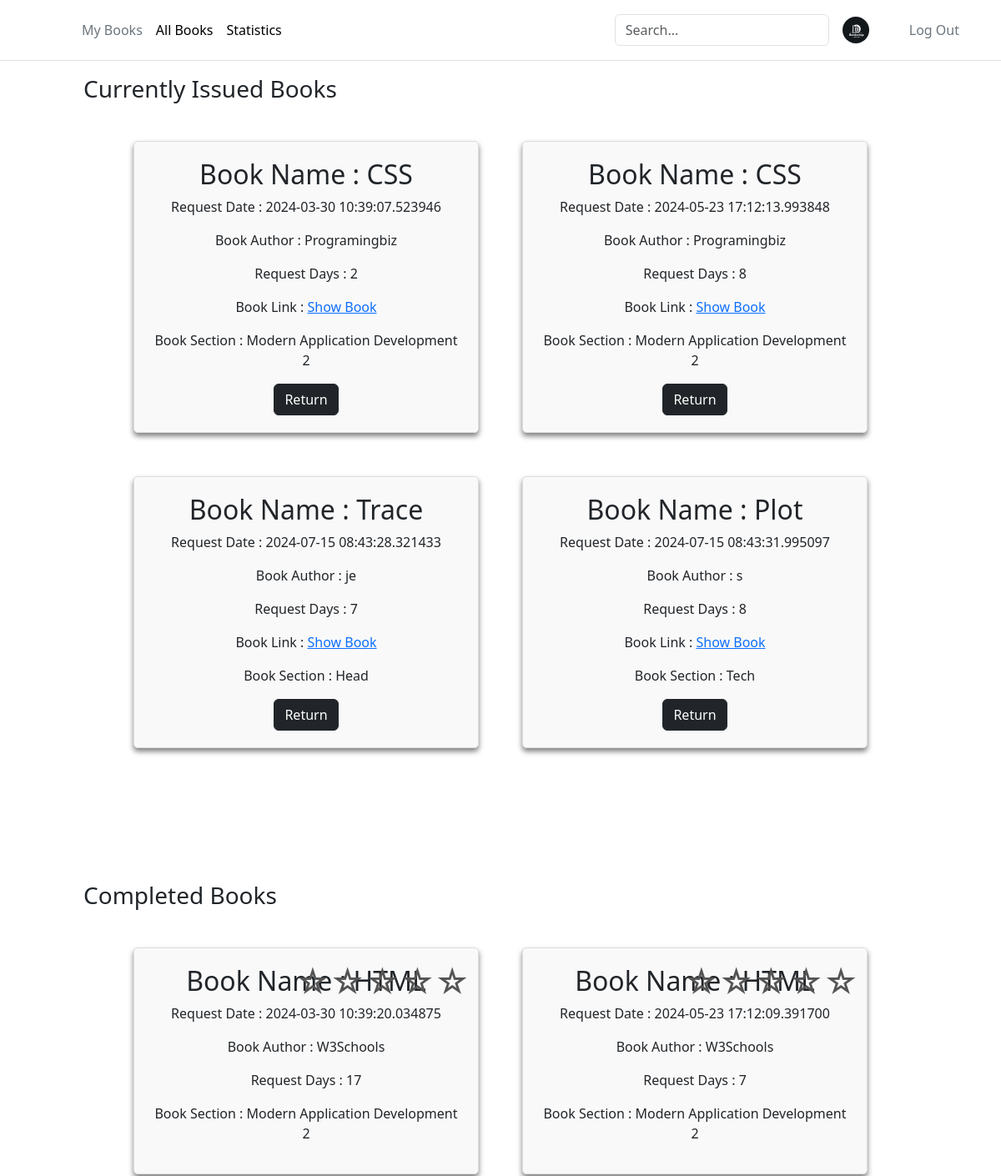
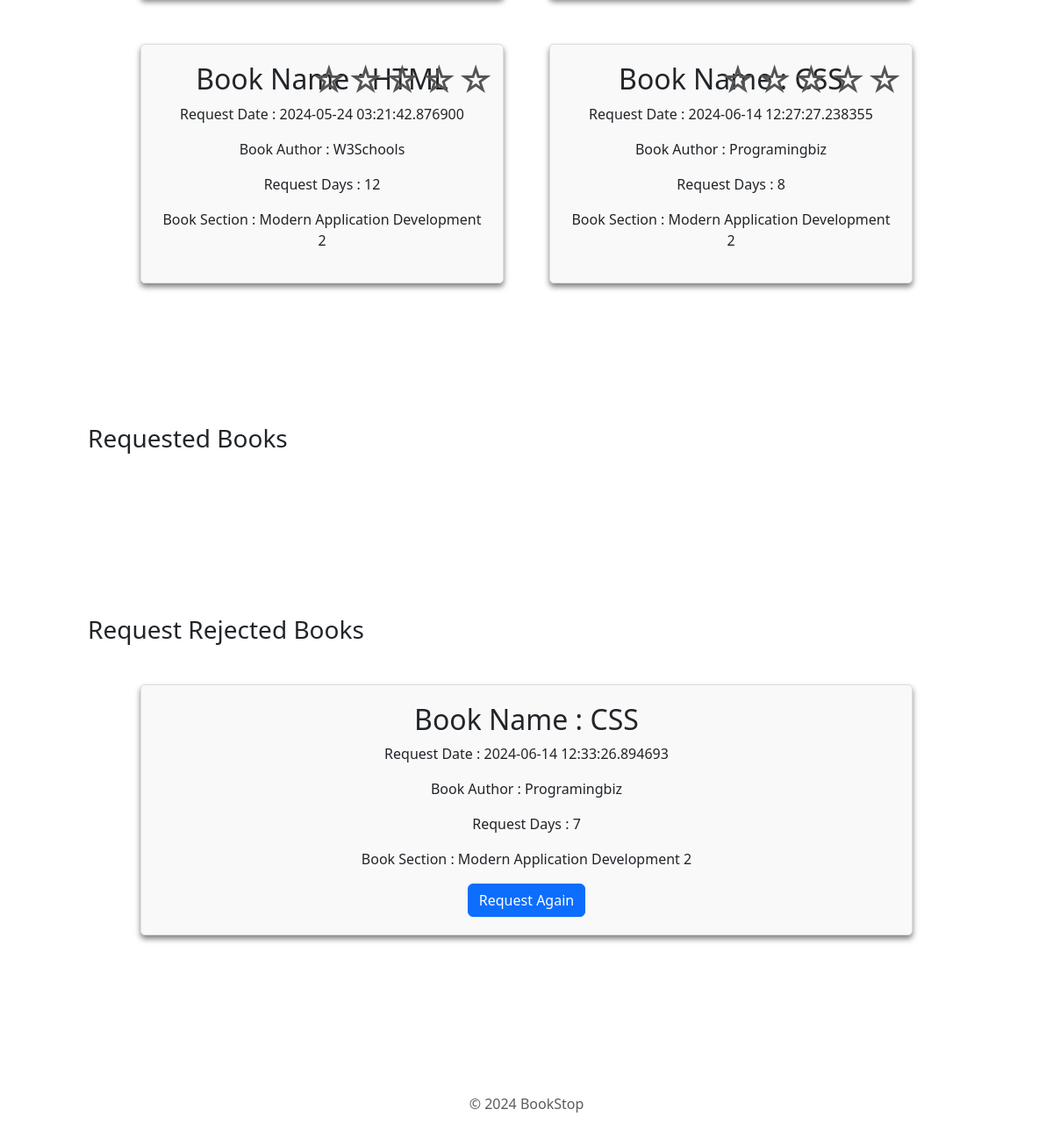
The page /myBooks (signed in) on the database its author committed (2 pictures, top to bottom).
### app.py (models this page shows)
class BookIssue(db.Model):
    __tablename__ = 'BookIssue'
    IssueId = db.Column(db.Integer, autoincrement=True, primary_key=True)
    UserId = db.Column(db.Integer, db.ForeignKey(User.UserId), nullable=False)
    BookId = db.Column(db.Integer, db.ForeignKey(Books.BookId), nullable=False)
    SectionId = db.Column(db.Integer, db.ForeignKey(Section.SectionId), nullable=False)
    RequestDate = db.Column(db.DateTime, nullable=False, default=datetime.datetime.utcnow)
    Days = db.Column(db.Integer, nullable=False)
    IssueDate = db.Column(db.String)
    IssueStatus = db.Column(db.String, nullable=False)
    LastIssueStatusDate = db.Column(db.String)

### app.py (the view, shortened to what this page needs)
@app.route("/myBooks", methods=["GET","POST"])
def myBooks():
    if 'user_id' not in session:
        return redirect(url_for('userLogin'))
    BookIssueMergeTable = BookIssueMerge.query.filter(
        BookIssueMerge.UserId == session['user_id'],
        BookIssueMerge.Section_Title.isnot(None),
        BookIssueMerge.Author.isnot(None),
        BookIssueMerge.Book_Title.isnot(None),
        BookIssueMerge.IssueStatus == "requested",
        BookIssueMerge.UserName.isnot(None)).all()
    ApprovedBookIssueMergeTable = BookIssueMerge.query.filter(
        BookIssueMerge.UserId == session['user_id'],
        BookIssueMerge.Section_Title.isnot(None),
        BookIssueMerge.Author.isnot(None),
        BookIssueMerge.Book_Title.isnot(None),
        BookIssueMerge.IssueStatus == "Approved",
        BookIssueMerge.UserName.isnot(None)).all()
    RejectedBookIssueMergeTable = BookIssueMerge.query.filter(
        BookIssueMerge.UserId == session['user_id'],
        BookIssueMerge.Section_Title.isnot(None),
        BookIssueMerge.Author.isnot(None),
        BookIssueMerge.Book_Title.isnot(None),
        BookIssueMerge.IssueStatus == "Rejected",
        BookIssueMerge.UserName.isnot(None)).all()
    ExpiredBookIssueMergeTable = BookIssueMerge.query.filter(
        BookIssueMerge.UserId == session['user_id'],
        BookIssueMerge.Section_Title.isnot(None),
        BookIssueMerge.Author.isnot(None),
        BookIssueMerge.Book_Title.isnot(None),
        BookIssueMerge.IssueStatus == "Expired",
        BookIssueMerge.UserName.isnot(None)).all()
    return render_template("myBooks.html", approvedBooks = ApprovedBookIssueMergeTable, rejectedBooks = RejectedBookIssueMergeTable, issueBooks = BookIssueMergeTable,
    expiredBooks = ExpiredBookIssueMergeTable)

### app/templates/myBooks.html (shortened to what this page needs)
<!DOCTYPE html>
<html lang="en">
  <head>
    <link rel="stylesheet" href="/static/add-section.css" />
    {% include 'bootstrap.html' %}
  </head>
  <body>
    <div>
      {% include 'header.html' %}
      <div>
        <h3 class="firstHeading">Currently Issued Books</h3>
        <div class="main-container">
          {% for book in approvedBooks %}
          <div class="section-container" id="1">
            <h2>Book Name : {{book.Book_Title}}</h2>
            <p>Request Date : {{book.RequestDate}}</p>
            <p>Book Author : {{book.Author}}</p>
            <p>Request Days : {{book.Days}}</p>
            <p>
              Book Link :
              <a href="{{ url_for('download_book', filename=book.Book_Link) }}"
                >Show Book</a
              >
            </p>
            <div>
              <p>Book Section : {{book.Section_Title}}</p>
            </div>
            <form action="/myBooks" method="post" style="display: inline">
              <button type="submit" class="btn btn-dark">Return</button>
            </form>
          </div>
          {% endfor %}
        </div>
        <h3>Completed Books</h3>
        <div class="main-container">
          {% for book in expiredBooks %}
          <div class="section-container" id="book_{{book.BookId}}">
            <div class="rating-container">
              <form
                id="ratingForm_{{book.BookId}}"
                action="/submit_rating"
                method="POST"
              >
                <div class="rating">
                  <label for="star5_{{book.BookId}}" title="5 stars">☆</label>
                  <label for="star4_{{book.BookId}}" title="4 stars">☆</label>
                  <label for="star3_{{book.BookId}}" title="3 stars">☆</label>
                  <label for="star2_{{book.BookId}}" title="2 stars">☆</label>
                  <label for="star1_{{book.BookId}}" title="1 star">☆</label>
                </div>
              </form>
            </div>
            <h2>Book Name : {{book.Book_Title}}</h2>
            <p>Request Date : {{book.RequestDate}}</p>
            <p>Book Author : {{book.Author}}</p>
            <p>Request Days : {{book.Days}}</p>
            <div>
              <p>Book Section : {{book.Section_Title}}</p>
            </div>
          </div>
          {% endfor %}
        </div>
        <h3>Requested Books</h3>
        <div class="main-container">
        </div>
        <h3>Request Rejected Books</h3>
        <div class="main-container">
          {% for book in rejectedBooks %}
          <div class="section-container" id="1">
            <h2>Book Name : {{book.Book_Title}}</h2>
            <p>Request Date : {{book.RequestDate}}</p>
            <p>Book Author : {{book.Author}}</p>
            <p>Request Days : {{book.Days}}</p>
            <div>
              <p>Book Section : {{book.Section_Title}}</p>
            </div>
            <form action="/myBooks" method="post" style="display: inline">
              <button type="submit" class="btn btn-primary">
                Request Again
              </button>
            </form>
          </div>
          {% endfor %}
        </div>
        {% include 'footer.html' %}
      </div>
    </div>
  </body>
</html>

### app/static/add-section.css (style rules this page uses)
body { background-color: #2d2a2e; margin: 0; }
.main-container { display: flex; flex-wrap: wrap; padding: 130px; align-items: flex-start; gap: 2em; margin: 20px; }
.section-container { background-color: rgba(255, 255, 255, 0.1); backdrop-filter: blur(10px); border-radius: 10px; padding: 20px 20px; box-shadow: 0 4px 6px rgba(0, 0, 0, 0.5); text-align: center; width: 20%; flex-grow: 1; }
.firstHeading { padding-top: 90px; padding-left: 100px; margin-bottom: -115px !important; }
h3 { padding-left: 100px; margin-bottom: -115px !important; }
.main-container { display: flex; flex-wrap: wrap; }
.section-container { position: relative; width: 300px; padding: 20px; margin: 10px; border: 1px solid #ddd; border-radius: 5px; background-color: #f9f9f9; }
.rating-container { position: absolute; top: 10px; right: 10px; }
.rating { display: flex; justify-content: flex-end; direction: rtl; unicode-bidi: bidi-override; }
.rating label { font-size: 2.5rem; color: #555454; cursor: pointer; }

### rows shown on the page
BookIssue: Book_Title "CSS", RequestDate "2024-03-30 10:39:07.523946", Author "Programingbiz", Days "2", Section_Title "Modern Application Development 2"
BookIssue: Book_Title "CSS", RequestDate "2024-05-23 17:12:13.993848", Author "Programingbiz", Days "8", Section_Title "Modern Application Development 2"
BookIssue: Book_Title "Trace", RequestDate "2024-07-15 08:43:28.321433", Author "je", Days "7", Section_Title "Head"
BookIssue: Book_Title "Plot", RequestDate "2024-07-15 08:43:31.995097", Author "s", Days "8", Section_Title "Tech"
BookIssue: Book_Title "HTML", RequestDate "2024-03-30 10:39:20.034875", Author "W3Schools", Days "17", Section_Title "Modern Application Development 2"
BookIssue: Book_Title "HTML", RequestDate "2024-05-23 17:12:09.391700", Author "W3Schools", Days "7", Section_Title "Modern Application Development 2"
BookIssue: Book_Title "HTML", RequestDate "2024-05-24 03:21:42.876900", Author "W3Schools", Days "12", Section_Title "Modern Application Development 2"
BookIssue: Book_Title "CSS", RequestDate "2024-06-14 12:27:27.238355", Author "Programingbiz", Days "8", Section_Title "Modern Application Development 2"
BookIssue: Book_Title "CSS", RequestDate "2024-06-14 12:33:26.894693", Author "Programingbiz", Days "7", Section_Title "Modern Application Development 2"
